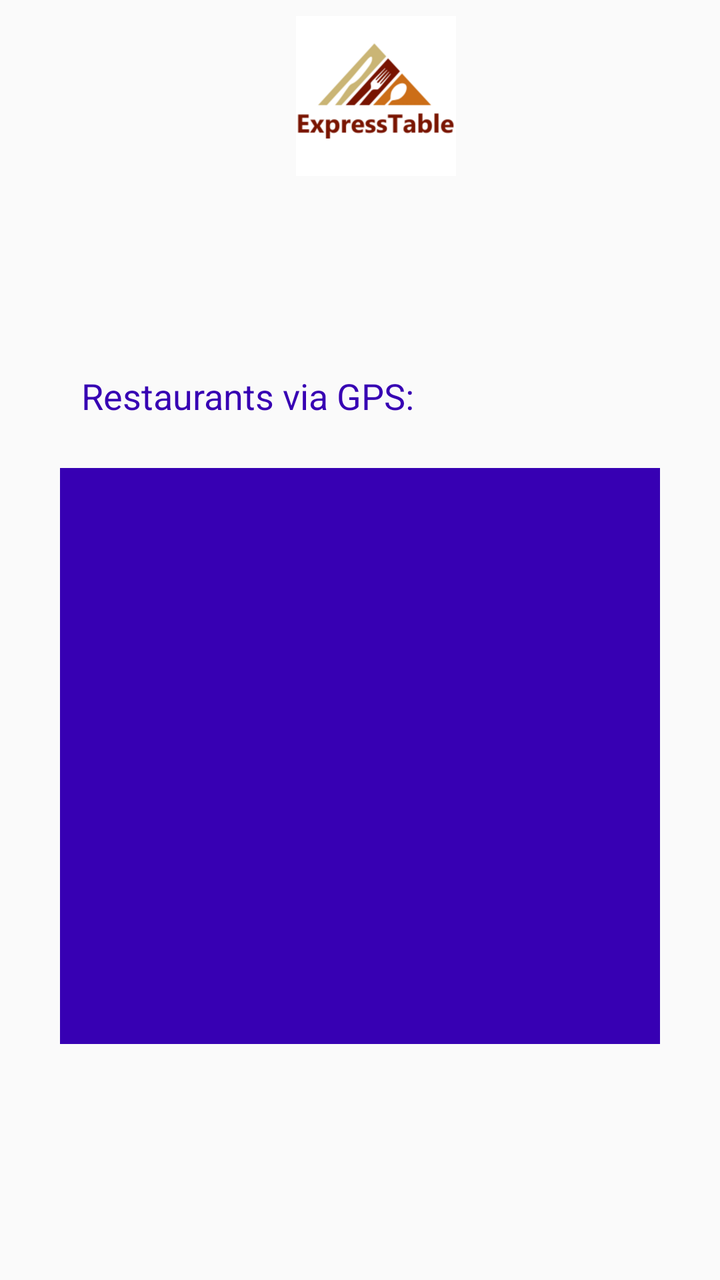
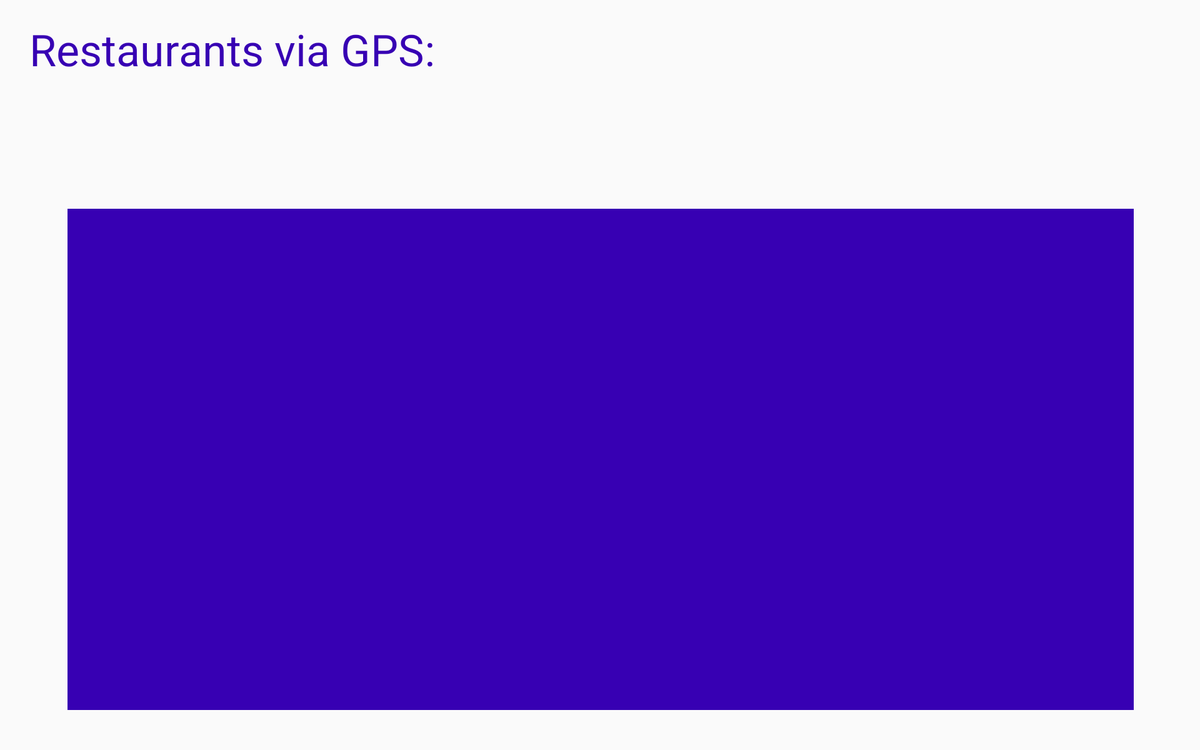

An Android layout and its configuration variant, each rendered on a device that would load it. The default file and the variant file are quoted in full after the pictures.
<!-- AndroidManifest.xml: application theme AppTheme -->
<!-- res/layout/activity_search_restaurants_gps.xml -->
<?xml version="1.0" encoding="utf-8"?>
<android.support.constraint.ConstraintLayout xmlns:android="http://schemas.android.com/apk/res/android"
    xmlns:app="http://schemas.android.com/apk/res-auto"
    xmlns:tools="http://schemas.android.com/tools"
    android:layout_width="match_parent"
    android:layout_height="match_parent"
    tools:context=".views.SearchRestaurantsGpsActivity">


    <android.support.constraint.ConstraintLayout
        android:layout_width="match_parent"
        android:layout_height="wrap_content"
        android:layout_marginTop="8dp"
        android:layout_marginEnd="8dp"
        android:id="@+id/loggedInHeader"
        app:layout_constraintEnd_toEndOf="parent"
        app:layout_constraintTop_toTopOf="parent">

        <ImageView
            android:id="@+id/headerLogoImageView"
            android:layout_width="80dp"
            android:layout_height="80dp"
            android:layout_marginStart="148dp"
            app:layout_constraintStart_toStartOf="parent"
            app:layout_constraintTop_toTopOf="parent"
            app:srcCompat="@drawable/expresstable_logo" />

    </android.support.constraint.ConstraintLayout>

    <TableLayout
        android:layout_width="335dp"
        android:layout_height="405dp"
        android:layout_marginStart="8dp"
        android:layout_marginTop="8dp"
        android:layout_marginEnd="8dp"
        android:layout_marginBottom="8dp"
        app:layout_constraintBottom_toBottomOf="parent"
        app:layout_constraintEnd_toEndOf="parent"
        app:layout_constraintStart_toStartOf="parent"
        app:layout_constraintTop_toBottomOf="@+id/loggedInHeader">

        <TableRow
            android:layout_width="match_parent"
            android:layout_height="match_parent">

            <TextView
                android:id="@+id/searchByLocationTextView"
                style="@style/FontTheme"
                android:layout_width="wrap_content"
                android:layout_height="wrap_content"
                android:layout_marginStart="28dp"
                android:layout_marginTop="24dp"
                android:text="Restaurants via GPS:"
                app:layout_constraintStart_toStartOf="parent" />

        </TableRow>

        <TableRow
            android:layout_width="match_parent"
            android:layout_height="match_parent"
            android:gravity="center_horizontal">

            <ImageView
                android:layout_width="300dp"
                android:layout_height="288dp"
                android:layout_marginTop="24dp"
                android:background="@color/colorPrimaryDark" />

        </TableRow>

    </TableLayout>

</android.support.constraint.ConstraintLayout>
<!-- resources referenced by this layout -->
<resources>
  <!-- drawable expresstable_logo: png bitmap (drawable, 190852 bytes) -->
  <style name="FontTheme" parent="Theme.AppCompat.Light.NoActionBar">
          <item name="android:textSize">18sp</item>
          <item name="android:textColor">@color/colorPrimaryDark</item>
      </style>
  <style name="AppTheme" parent="Theme.AppCompat.Light.NoActionBar">
          
          <item name="colorPrimary">@color/colorPrimary</item>
          <item name="colorPrimaryDark">@color/colorPrimaryDark</item>
          <item name="colorAccent">@color/colorAccent</item>
      </style>
</resources>
<!-- res/layout-sw600dp-land/activity_search_restaurants_gps.xml (the author's variant of the layout above) -->
<!-- drawn on a 7-inch tablet turned sideways -->
<?xml version="1.0" encoding="utf-8"?>
<android.support.constraint.ConstraintLayout xmlns:android="http://schemas.android.com/apk/res/android"
    xmlns:app="http://schemas.android.com/apk/res-auto"
    xmlns:tools="http://schemas.android.com/tools"
    android:layout_width="match_parent"
    android:layout_height="match_parent"
    tools:context=".views.SearchRestaurantsGpsActivity">

    <TextView
        android:id="@+id/searchByLocationTextView"
        style="@style/FontTheme"
        android:layout_width="wrap_content"
        android:layout_height="wrap_content"
        android:layout_marginStart="8dp"
        android:layout_marginTop="16dp"
        android:layout_marginEnd="612dp"
        android:text="Restaurants via GPS:"
        android:textSize="35sp"
        app:layout_constraintEnd_toEndOf="parent"
        app:layout_constraintHorizontal_bias="0.987"
        app:layout_constraintStart_toStartOf="parent"
        app:layout_constraintTop_toTopOf="parent" />

    <ImageView
        android:layout_width="853dp"
        android:layout_height="401dp"
        android:layout_marginStart="8dp"
        android:layout_marginTop="8dp"
        android:layout_marginEnd="8dp"
        android:layout_marginBottom="32dp"
        android:background="@color/colorPrimaryDark"
        app:layout_constraintBottom_toBottomOf="parent"
        app:layout_constraintEnd_toEndOf="parent"
        app:layout_constraintHorizontal_bias="0.503"
        app:layout_constraintStart_toStartOf="parent"
        app:layout_constraintTop_toBottomOf="@+id/searchByLocationTextView"
        app:layout_constraintVertical_bias="1.0" />

</android.support.constraint.ConstraintLayout>
<!-- resources referenced by the variant -->
<!-- as a 7-inch tablet turned sideways resolves them -->
<resources>
  <style name="FontTheme" parent="Theme.AppCompat.Light.NoActionBar">
          <item name="android:textSize">18sp</item>
          <item name="android:textColor">@color/colorPrimaryDark</item>
      </style>
  <style name="AppTheme" parent="Theme.AppCompat.Light.NoActionBar">
          
          <item name="colorPrimary">@color/colorPrimary</item>
          <item name="colorPrimaryDark">@color/colorPrimaryDark</item>
          <item name="colorAccent">@color/colorAccent</item>
      </style>
</resources>
